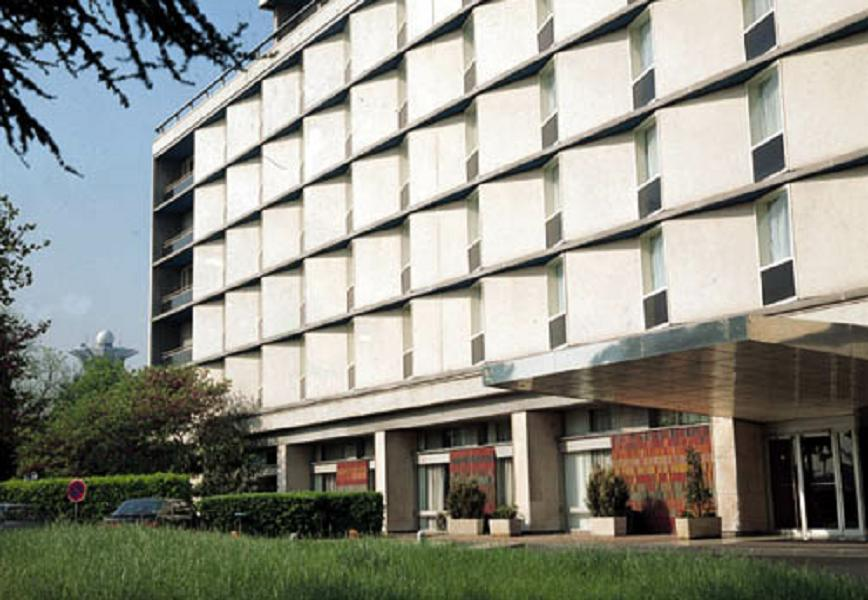
#> input picture Aula04_Lab/img/Laboratorio_4_2.jpg, 868 x 600 px, found by its file name
$ python Q_04.py
#> lines starting #> are read from the running program, lines starting #| are printed output that depends on the picture
"""
Questão 04:
Faça o download da imagem Laboratorio_4_2.jpg, execute e comente o código abaixo. Responda as seguintes questões:
Quais os dois filtros utilizados e quais suas principais características? Agora, experimente substituir Imgfilt
por Imgfilt > 0.07 na função plt.imshow e comente o resultado. (Sugestão:  Ver notas de aula e identifique a
máscara utilizada nos slides. Faça uma rápida pesquisa no google sobre o filtro laplaciano)
"""
# Imports
import matplotlib.pyplot as plt
import numpy as np
from scipy import ndimage
from skimage import io

I = io.imread('./img/Laboratorio_4_2.jpg', as_gray=True)
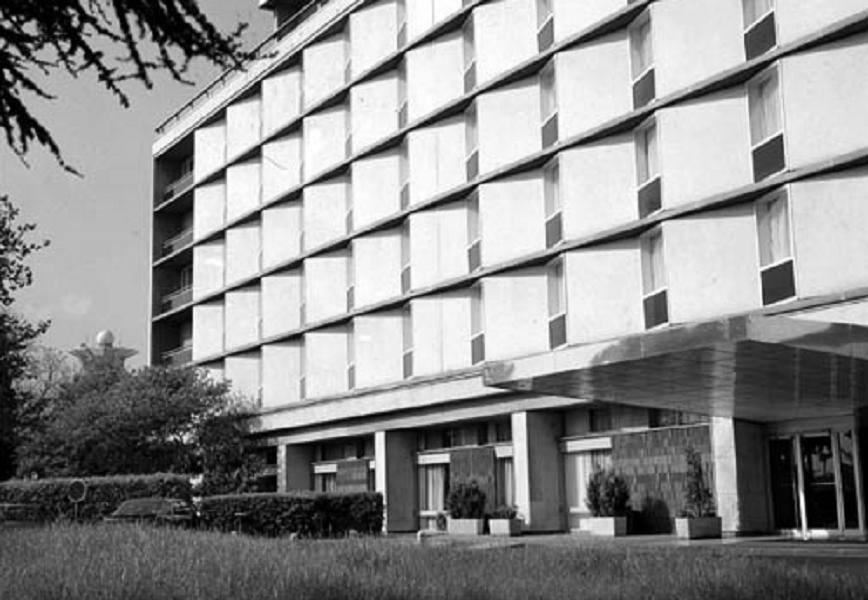
#> I: shape (600, 868) float64; min 0, max 1, mean 0.56
Imgfilt = ndimage.laplace(I, mode='constant', cval=0.0)
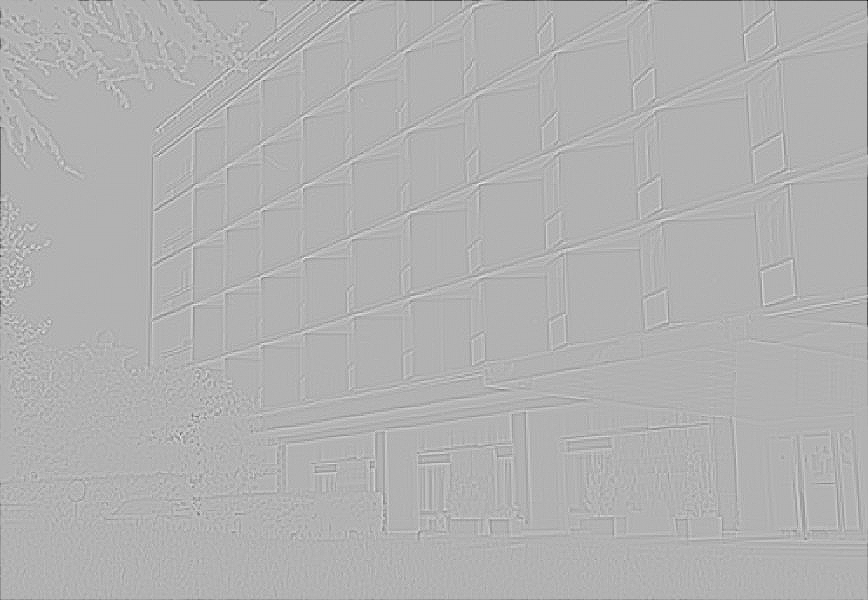
#> Imgfilt: shape (600, 868) float64; min -1.78, max 0.771, mean -0.00218; drawn with min black and max white

mask = np.array([[1, 1, 1], [1, -8, 1], [1, 1, 1]])
Imgfilt1 = ndimage.convolve(I, mask, mode='constant', cval=0.0)

"""
fig, axes = plt.subplots(nrows=1, ncols=3, figsize=(10, 6))
ax = axes.ravel()
ax[0].imshow(I, cmap='gray')
ax[0].set_title('Original')
ax[1].imshow(Imgfilt, cmap='gray')
ax[1].set_title('Filtro laplace')
ax[2].imshow(Imgfilt1, cmap='gray')
ax[2].set_title('Filtro convolve')
"""

plt.figure()
plt.imshow(I, cmap='gray')
plt.figure()
plt.imshow(Imgfilt, cmap='gray')
plt.figure()
plt.imshow(Imgfilt1, cmap='gray')

plt.tight_layout()  # Ajuste automático no espaçamento entre subplots
plt.show()  # Exibindo todas as imagens criadas.

$ run again, with Aula04_Lab/img/Laboratorio_4_1.tif saved as Aula04_Lab/img/Laboratorio_4_2.jpg
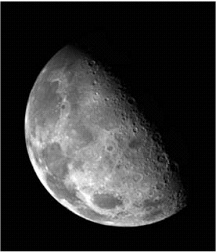
#> input picture Aula04_Lab/img/Laboratorio_4_1.tif, 216 x 252 px, found by its file name
#> I is the input picture: shape (252, 216); min 0, max 255, mean 48.3
#> `Imgfilt = ndimage.laplace(I, mode='constant', cval=0.0)`:
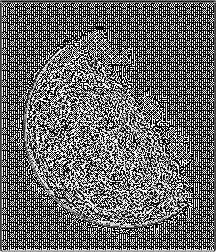
#> Imgfilt: shape (252, 216); min 0, max 255, mean 104.4
#> `Imgfilt1 = ndimage.convolve(I, mask, mode='constant', cval=0.0)`:
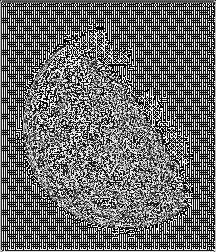
#> Imgfilt1: shape (252, 216); min 0, max 255, mean 108.8
